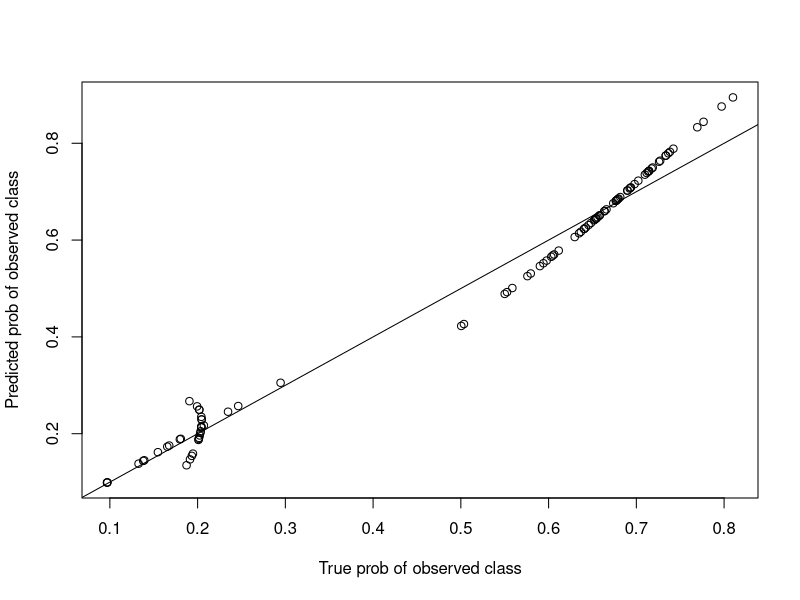
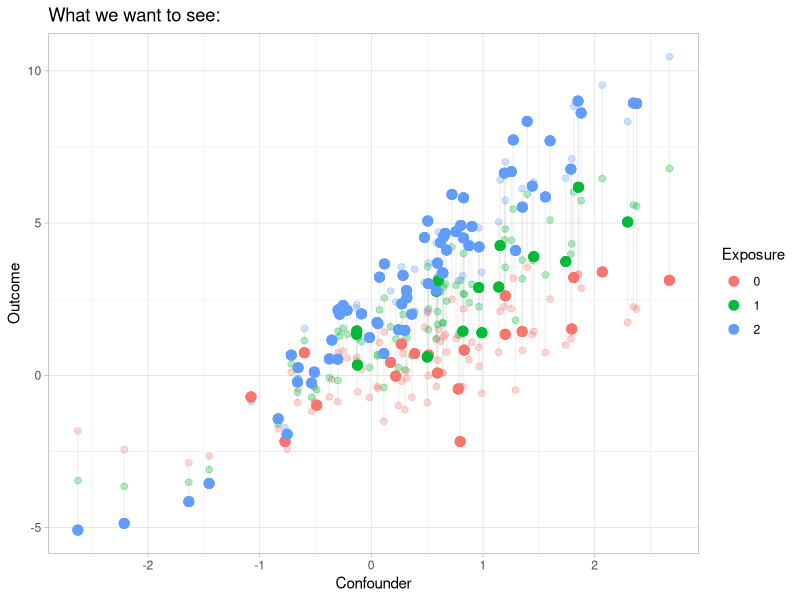
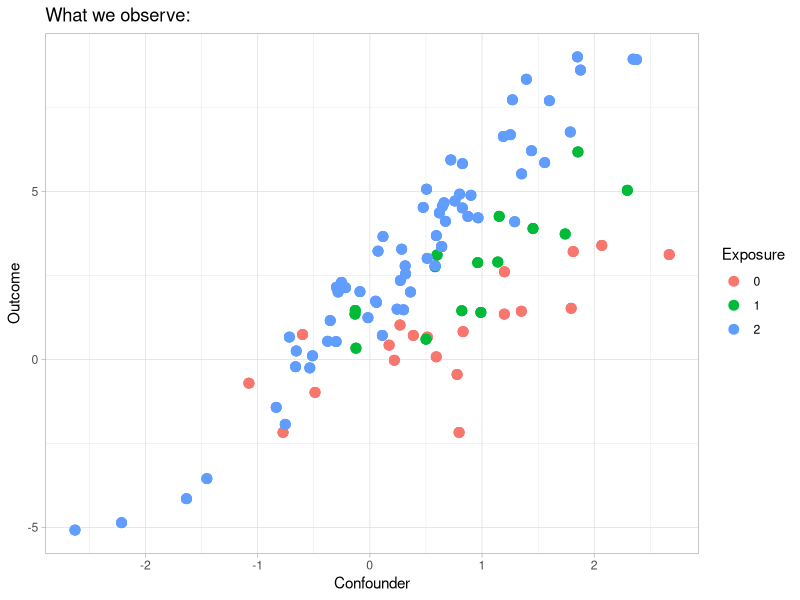
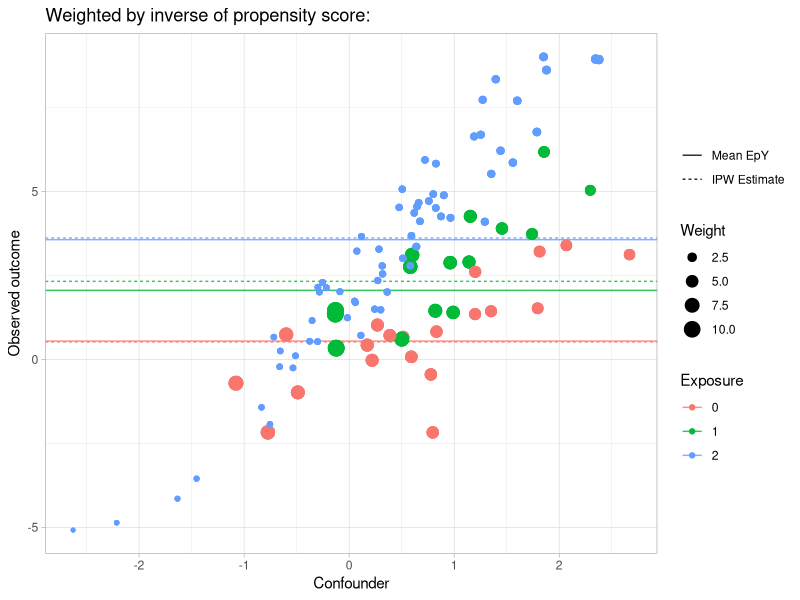
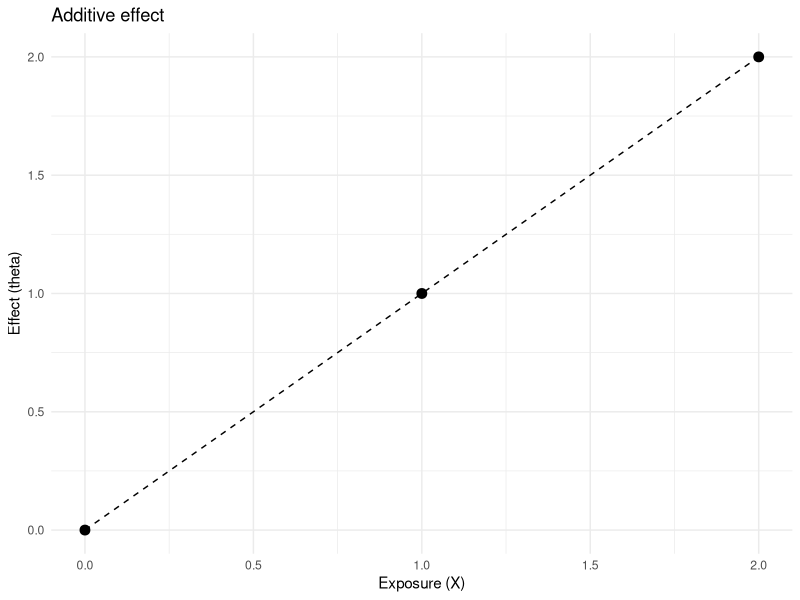
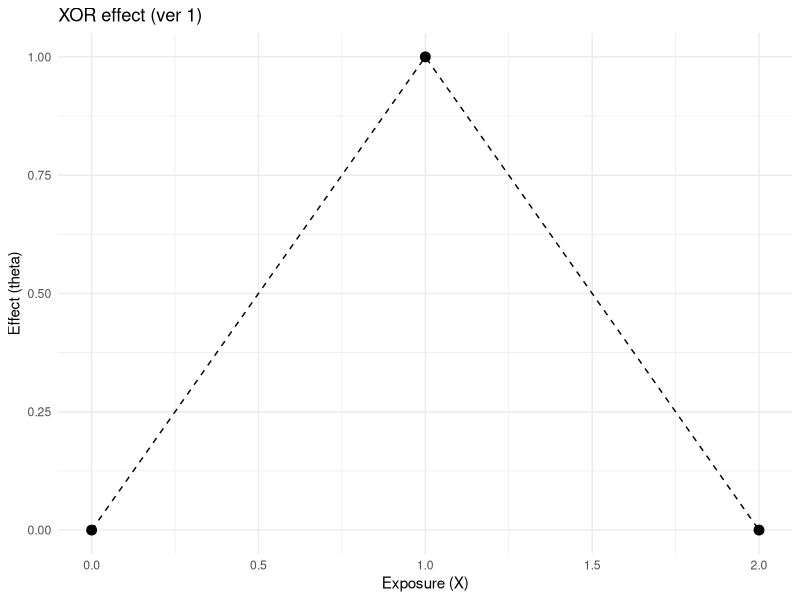
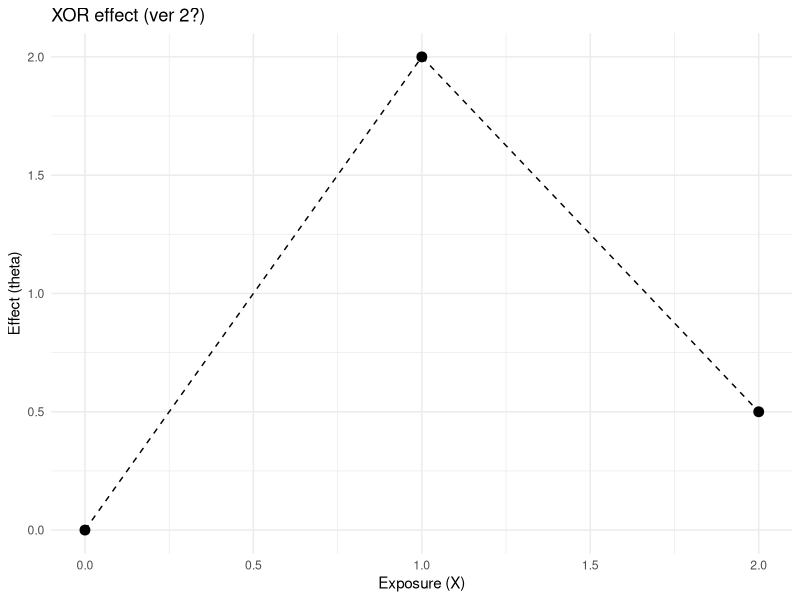
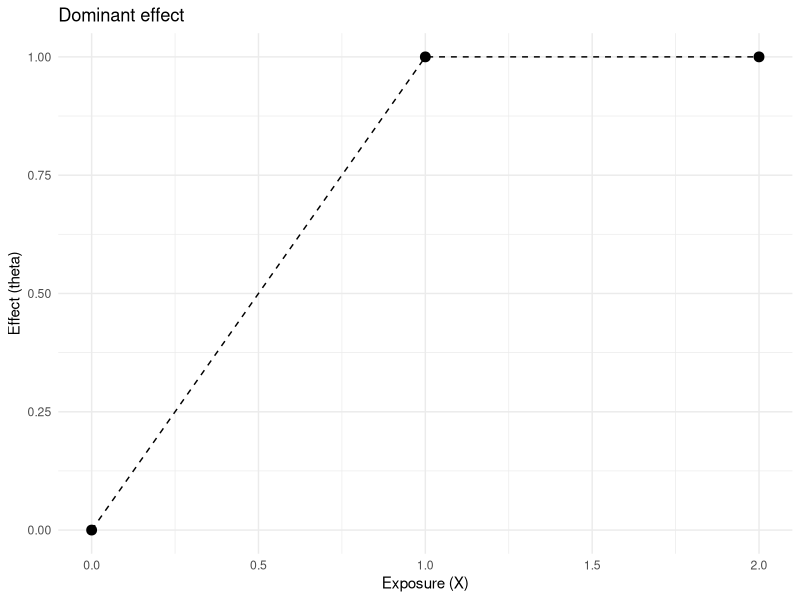

These figures' R source, in order:
## ---- chunk 1
knitr::opts_chunk$set(echo = TRUE)
library(tidyverse)
## ---- chunk 2
set.seed(123123)
n <- 100

# confounder
U <- rnorm(n, mean = 0.5)

# potential outcomes
eps <- rnorm(n)
ffunc <- function(.x, .u) return(.x + .u + .x*.u)
Y2 <- ffunc(2, U) + eps
Y1 <- ffunc(1, U) + eps
Y0 <- ffunc(0, U) + eps
EY2 <- mean(Y2)  ## theoretical: EY2 = 3.5
EY1 <- mean(Y1)  ## theoretical: EY1 = 2
EY0 <- mean(Y0)  ## theoretical: EY0 = 0.5

# treatment assignment: multinomial logistic regression (softmax)
## .sls: list of linear predictors (s). It should contain (K-1) lists, and the element of each list is an n-vector of the linear predictors of the k-th level (1 <= k < K)
softmax <- function(.sls) {
  K <- length(.sls) + 1  ## number of levels
  
  exps.mat <- sapply(.sls, exp)  ## exp(LinearPredictor), n by (K-1)
  Z <- rowSums(exps.mat) + 1  ## denominator
  
  prob.mat <- cbind(1, exps.mat) / Z
  return(prob.mat)
}

gamma.ls <- list(rnorm(2), rnorm(2, mean = -0.1))
LinearPred.ls <- lapply(gamma.ls, function(.gm) .gm[1] + .gm[2]*U)
probs <- softmax(LinearPred.ls)
X <- t(apply(probs, 1, function(pr) {rmultinom(1, 1, prob = pr)})) ## n by K

# observed outcome
Y <- X[,(0+1)] * Y0 + X[,(1+1)] * Y1 + X[,(2+1)] * Y2
## ---- chunk 3
# Inverse Probability Weighting

## Propensity score model: multinomial logistic regression model
library(nnet)
mn.fit <- multinom(X ~ U)
ProbPred <- predict(mn.fit, type = "probs")

# par(mfrow=c(1,3))
# for (j in 1 : 3) {
#   plot(probs[,j], ProbPred[,j], 
#        xlab = paste( "True prob of class", (j-1) ),
#        ylab = paste( "Predicted prob of class", (j-1)) )
#   abline(a=0, b=1)
# }

probs.obs <- rowSums(X * probs)
ProbPred.obs <- rowSums(X * ProbPred)
plot(probs.obs, ProbPred.obs, 
     xlab = "True prob of observed class",
     ylab = "Predicted prob of observed class")
abline(a=0, b=1)

W <- 1 / ProbPred.obs
estEY0 <- sum(W * X[,(0+1)] * Y) / sum(W * X[,(0+1)])
estEY1 <- sum(W * X[,(1+1)] * Y) / sum(W * X[,(1+1)])
estEY2 <- sum(W * X[,(2+1)] * Y) / sum(W * X[,(2+1)])
## ---- chunk 4
#| message: false
#| echo: false

# ind <- sample.int(n, size = 20)
ind <- 1 : n

arrow_df <- data.frame(Y = Y[ind], U = U[ind], 
                       Y0 = Y0[ind], Y1 = Y1[ind], Y2 = Y2[ind]) %>%
  mutate(X = as.factor( apply( X[ind,], 1, 
                               function(.r) .r %*% as.matrix(0:2) )) )
point_df <- arrow_df %>% 
  mutate(W = W[ind]) %>%
  pivot_longer(cols = Y0:Y2, 
               values_to = "PO_val", names_to = "PO_name") %>%
  mutate(Y_PO_name = paste0("Y", X))

ggplot() +
  geom_segment(data = arrow_df,
               aes(x = U, xend = U, y = Y0, yend = Y2),
               color = "gray", alpha = 0.2) +
  geom_point(data = point_df, 
             aes(x = U, y = PO_val, color = PO_name), 
             size = 2, alpha = 0.3) + 
  geom_point(data = point_df, 
             aes(x = U, y = Y, color = Y_PO_name), size = 3) +
  labs(x = "Confounder", y = "Outcome", color = "Exposure", 
       title = "What we want to see:") + 
  scale_color_discrete(labels = c("0", "1", "2")) + 
  theme_light()
## ---- chunk 5
ggplot() +
  geom_point(data = point_df, aes(x = U, y = Y, color = X), size = 3) +
  labs(x = "Confounder", y = "Outcome", color = "Exposure", 
       title = "What we observe:") + 
  scale_colour_discrete(labels = c("0", "1", "2")) + 
  theme_light()
## ---- chunk 6
#| echo: false

line_df <- data.frame(X = as.factor(c("0", "1", "2")), 
                      EY = c(EY0, EY1, EY2), 
                      estEY = c(estEY0, estEY1, estEY2)) %>%
  pivot_longer(cols = EY:estEY, names_to = "class") %>%
  mutate(class = as.factor(class))

ggplot() +
  geom_hline(data = line_df, aes(yintercept = value, color = X, 
                                 linetype = fct_rev(class)),
             alpha = 0.8) + 
  geom_point(data = point_df, aes(x = U, y = Y, color = X, 
                                  size = W)) +
  labs(x = "Confounder", y = "Observed outcome", color = "Exposure", 
       linetype = "", size = "Weight", 
       title = "Weighted by inverse of propensity score:") + 
  scale_size(range = c(1, 5)) +
  scale_colour_discrete(labels = c("0", "1", "2")) + 
  scale_linetype_discrete(labels = c("Mean EpY", "IPW Estimate")) +
  theme_light()
## ---- chunk 7
#| echo: false
 
data.frame(x = 0:2, 
           y = 0:2) %>%
  ggplot(aes(x = x, y = y)) + 
  geom_point(size = 3) + 
  geom_line(linetype = 2) + 
  labs(x = "Exposure (X)", y = "Effect (theta)", 
       title = "Additive effect") + 
  theme_minimal()
## ---- chunk 8
#| echo: false

data.frame(x = 0:2, 
           y = c(0, 1, 0)) %>%
  ggplot(aes(x = x, y = y)) + 
  geom_point(size = 3) + 
  geom_line(linetype = 2) + 
  labs(x = "Exposure (X)", y = "Effect (theta)", 
       title = "XOR effect (ver 1)") + 
  theme_minimal()

data.frame(x = 0:2, 
           y = c(0, 2, 0.5)) %>%
  ggplot(aes(x = x, y = y)) + 
  geom_point(size = 3) + 
  geom_line(linetype = 2) + 
  labs(x = "Exposure (X)", y = "Effect (theta)", 
       title = "XOR effect (ver 2?)") + 
  theme_minimal()
## ---- chunk 9
#| echo: false

data.frame(x = 0:2, y = c(0, 1, 1)) %>%
  ggplot(aes(x = x, y = y)) + 
  geom_point(size = 3) + 
  geom_line(linetype = 2) + 
  labs(x = "Exposure (X)", y = "Effect (theta)", 
       title = "Dominant effect") + 
  theme_minimal()
## ---- chunk 10
#| echo: false

data.frame(x = 0:2, y = rep(0, times = 3)) %>%
  ggplot(aes(x = x, y = y)) + 
  geom_point(size = 3) + 
  geom_line(linetype = 2) + 
  labs(x = "Exposure (X)", y = "Effect (theta)", 
       title = "Null effect") + 
  theme_minimal()
